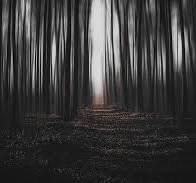
#> input picture Digital Image Processing Programs/Images/Transformations.jpg, 196 x 183 px, found by its file name
$ python gray_level_transformations.py
#> lines starting #> are read from the running program, lines starting #| are printed output that depends on the picture
'''Execute the following Gray level transformations on the given
image: Negative transformation, Log Transformation,
Power law transformation and Contrast stretching.'''


import cv2
import numpy as np
import matplotlib.pyplot as plt

# Load the image
image = cv2.imread('Transformations.jpg', cv2.IMREAD_GRAYSCALE)
#> image: shape (183, 196); min 0, max 225, mean 58.4

# Negative transformation
negative = 255 - image
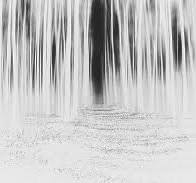
#> negative: shape (183, 196); min 30, max 255, mean 196.6

# Log transformation
c = 255 / np.log(1 + np.max(image))
#> c = 47.04
log_transformed = c * np.log(1 + image)
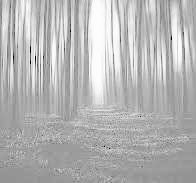
#> log_transformed: shape (183, 196) float16; min 0, max 255, mean 181

# Power law transformation (Gamma correction)
gamma = 0.5
power_law = np.uint8(np.power((image / 255.0), gamma) * 255)
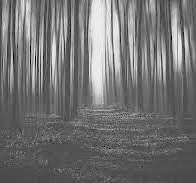
#> power_law: shape (183, 196); min 0, max 239, mean 113.9

# Contrast stretching
min_intensity = np.min(image)
#> min_intensity = 0
max_intensity = np.max(image)
#> max_intensity = 225
stretching = np.uint8(255 / (max_intensity - min_intensity) * (image - min_intensity))
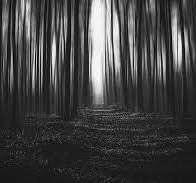
#> stretching: shape (183, 196); min 0, max 255, mean 65.7

# Displaying the images
plt.figure(figsize=(10, 10))

plt.subplot(231)
plt.imshow(image, cmap='gray')
plt.title('Original')

plt.subplot(232)
plt.imshow(negative, cmap='gray')
plt.title('Negative')

plt.subplot(233)
plt.imshow(log_transformed, cmap='gray')
plt.title('Log Transformed')

plt.subplot(234)
plt.imshow(power_law, cmap='gray')
plt.title('Power Law')

plt.subplot(235)
plt.imshow(stretching, cmap='gray')
plt.title('Contrast Stretching')

plt.tight_layout()
plt.show()

$ run again, with Digital Image Processing Programs/Images/Falls_Arth_Logi.jpg copied over Digital Image Processing Programs/Images/Transformations.jpg
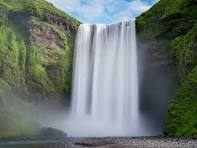
#> input picture Digital Image Processing Programs/Images/Falls_Arth_Logi.jpg, 197 x 148 px, found by its file name
#> `negative = 255 - image`:
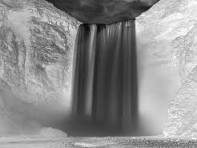
#> negative: shape (148, 197); min 3, max 255, mean 140.1
#> c = 46.08
#> `power_law = np.uint8(np.power((image / 255.0), gamma) * 255)`:
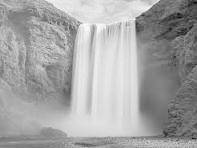
#> power_law: shape (148, 197); min 0, max 253, mean 164.9
#> min_intensity = 0
#> max_intensity = 252
